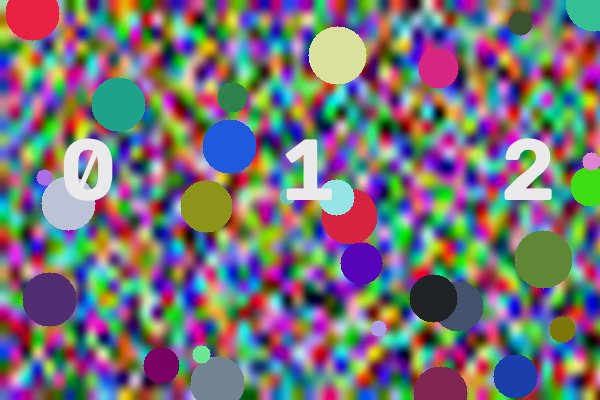
#> input picture lab6/part0.png, 600 x 400 px; its folder holds 3 pictures in this run; the run also reads 1 picture not shown here
$ python task5_panorama_sift.py --images .
#> lines starting #> are read from the running program, lines starting #| are printed output that depends on the picture; after the words box and inside, x2 and y2 are one past the last pixel; in counts of white or black regions, pixels touching at a corner belong together
import argparse
import glob
import os
import cv2
import numpy as np


def stitch_pair(base, new, sift, bf, ratio=0.75):
    k1, d1 = sift.detectAndCompute(cv2.cvtColor(base, cv2.COLOR_BGR2GRAY), None)
    k2, d2 = sift.detectAndCompute(cv2.cvtColor(new, cv2.COLOR_BGR2GRAY), None)
    good = [m[0] for m in bf.knnMatch(d2, d1, k=2) if len(m) == 2 and m[0].distance < ratio * m[1].distance]
    if len(good) < 10:
        raise RuntimeError(f"Not enough matches ({len(good)})")
    src = np.float32([k2[m.queryIdx].pt for m in good]).reshape(-1, 1, 2)
    dst = np.float32([k1[m.trainIdx].pt for m in good]).reshape(-1, 1, 2)
    H, _ = cv2.findHomography(src, dst, cv2.RANSAC, 4.0)

    h1, w1 = base.shape[:2]
    h2, w2 = new.shape[:2]
    c_new = cv2.perspectiveTransform(np.float32([[0, 0], [w2, 0], [w2, h2], [0, h2]]).reshape(-1, 1, 2), H)
    c_base = np.float32([[0, 0], [w1, 0], [w1, h1], [0, h1]]).reshape(-1, 1, 2)
    allc = np.concatenate([c_base, c_new])
    xmin, ymin = np.floor(allc.min(axis=(0, 1))).astype(int)
    xmax, ymax = np.ceil(allc.max(axis=(0, 1))).astype(int)
    T = np.array([[1, 0, -xmin], [0, 1, -ymin], [0, 0, 1]], float)

    warped = cv2.warpPerspective(new, T @ H, (xmax - xmin, ymax - ymin))
    canvas = np.zeros_like(warped)
    canvas[-ymin:-ymin + h1, -xmin:-xmin + w1] = base
    mb, mw = canvas.any(2), warped.any(2)
    out = np.where((mw & ~mb)[..., None], warped, canvas)
    both = mb & mw
    out[both] = ((canvas[both].astype(np.int16) + warped[both].astype(np.int16)) // 2).astype(np.uint8)
    return out, len(good)


def crop_black(img):
    ys, xs = np.where(img.any(2))
    return img[ys.min():ys.max() + 1, xs.min():xs.max() + 1]


def make_demo(folder):
    os.makedirs(folder, exist_ok=True)
    rng = np.random.default_rng(5)
    wide = cv2.resize(rng.integers(0, 255, (30, 120, 3), dtype=np.uint8), (1300, 400), interpolation=cv2.INTER_CUBIC)
    for _ in range(60):
        cv2.circle(wide, (int(rng.integers(0, 1300)), int(rng.integers(0, 400))), int(rng.integers(8, 30)),
                   tuple(int(v) for v in rng.integers(0, 255, 3)), -1)
    for i, x in enumerate(range(0, 1300, 220)):
        cv2.putText(wide, str(i), (x + 60, 200), cv2.FONT_HERSHEY_SIMPLEX, 3, (255, 255, 255), 6)
    paths = []
    for i, x in enumerate((0, 350, 700)):
        crop = wide[:, x:x + 600].astype(np.float32) * (0.92 + 0.05 * i)
        p = os.path.join(folder, f"part{i}.png")
        cv2.imwrite(p, np.clip(crop, 0, 255).astype(np.uint8))
        paths.append(p)
    return paths


def main():
    ap = argparse.ArgumentParser()
    ap.add_argument("--images", nargs="+")
    ap.add_argument("--demo", action="store_true")
    ap.add_argument("--compare", action="store_true", help="also run OpenCV's built-in Stitcher")
    ap.add_argument("--out", default="results")
    ap.add_argument("--show", action="store_true")
    a = ap.parse_args()
    os.makedirs(a.out, exist_ok=True)
    if a.demo or not a.images:
        paths = make_demo(os.path.join(a.out, "demo_parts"))
    elif len(a.images) == 1 and os.path.isdir(a.images[0]):
        paths = sorted(glob.glob(os.path.join(a.images[0], "*.*")))
    else:
        paths = a.images
    imgs = [cv2.imread(p) for p in paths]
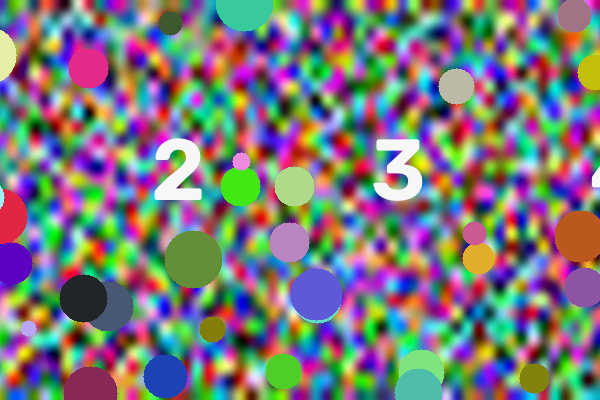
#> input picture lab6/part1.png, 600 x 400 px
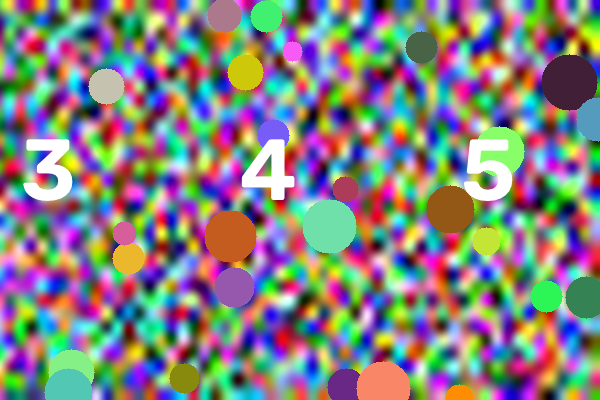
#> input picture lab6/part2.png, 600 x 400 px
#> imgs = 4 items
    imgs = [i for i in imgs if i is not None]
#> imgs = 3 items
    if len(imgs) < 2:
        raise SystemExit("Need at least 2 images")

    sift, bf = cv2.SIFT_create(), cv2.BFMatcher()
    pano = imgs[0]
#> pano is the input picture: shape (400, 600, 3); mean B, G, R 119.3, 115.8, 119.1
    for i, im in enumerate(imgs[1:], 2):
        pano, n = stitch_pair(pano, im, sift, bf)
        print(f"Stitched image {i}/{len(imgs)} using {n} good matches -> {pano.shape[1]}x{pano.shape[0]}")
#> this loop made 2 passes
#> (i, good in stitch_pair, h1 in stitch_pair, w1 in stitch_pair, h2 in stitch_pair, w2 in stitch_pair, c_base in stitch_pair, xmin in stitch_pair) on pass 1: (2, 239 matches, 400, 600, 400, 600, [[0, 0], [600, 0], [600, 400], [0, 400]], 0)
#> (i, good in stitch_pair, h1 in stitch_pair, w1 in stitch_pair, h2 in stitch_pair, w2 in stitch_pair, c_new in stitch_pair, c_base in stitch_pair) on pass 2: (3, 223 matches, 402, 951, 400, 600, [[700, 1.04], [1300.2, 0.996], [1300.3, 401.1], [700, 401]], [[0, 0], [951, 0], [951, 402], [0, 402]])
#| Stitched image 2/3 using 239 good matches -> 951x402
#| Stitched image 3/3 using 223 good matches -> 1301x402
#> pass 1, in stitch_pair, `warped = cv2.warpPerspective(new, T @ H, (xmax - xmin, ymax - ymin))`:
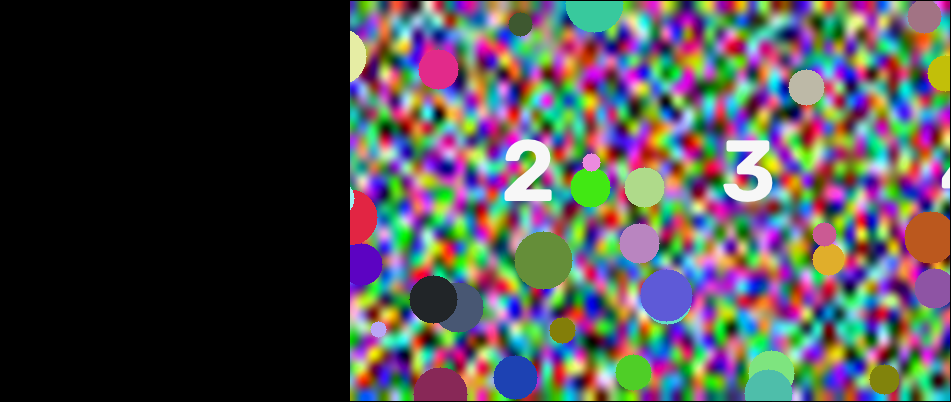
#> warped: shape (402, 951, 3); mean B, G, R 77, 75.9, 77.7
#> pass 1, in stitch_pair, `mb, mw = canvas.any(2), warped.any(2)`:
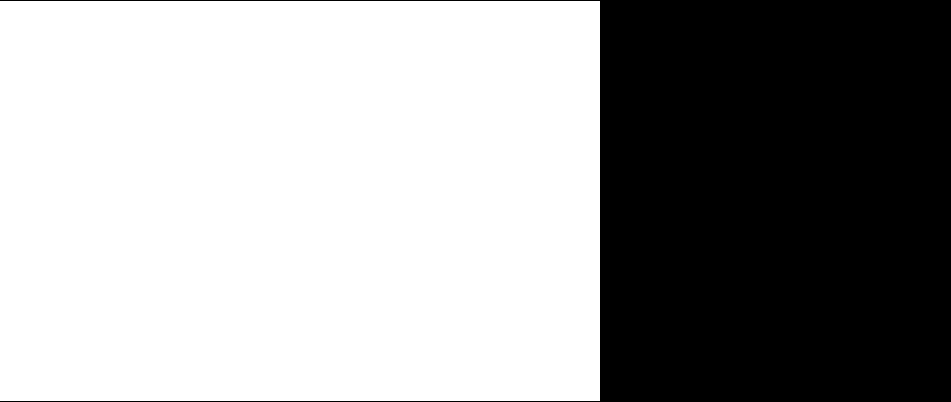
#> mb: shape (402, 951) bool; 62.8% white; 1 black region, box (x1, y1, x2, y2) and area: (0, 0, 951, 402) 142302
#> pass 1, in stitch_pair, `mb, mw = canvas.any(2), warped.any(2)`:
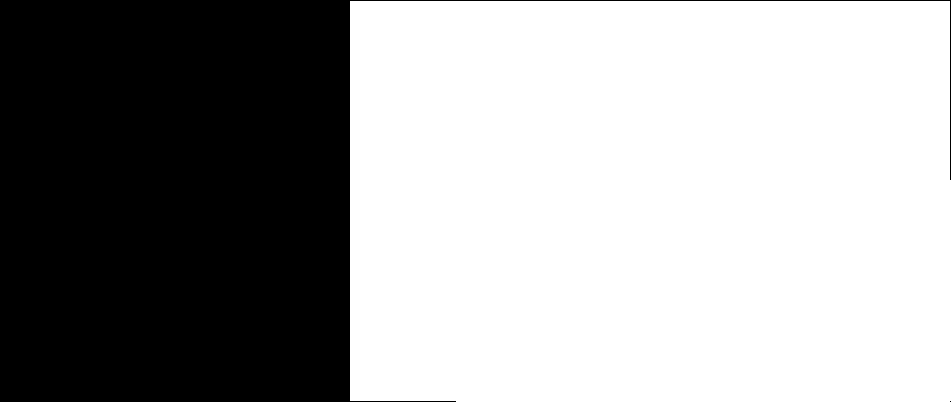
#> mw: shape (402, 951) bool; 63% white; 2 black regions (1 under 20 px), largest, box (x1, y1, x2, y2) and area: (0, 0, 951, 402) 141586
#> pass 1, in stitch_pair, `out = np.where((mw & ~mb)[..., None], warped, canvas)`:
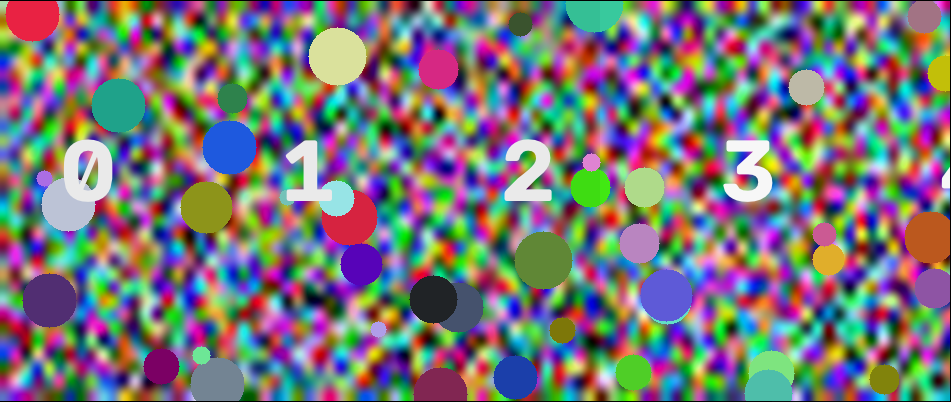
#> out: shape (402, 951, 3); mean B, G, R 120.2, 117.5, 120.5
#> after the loop:
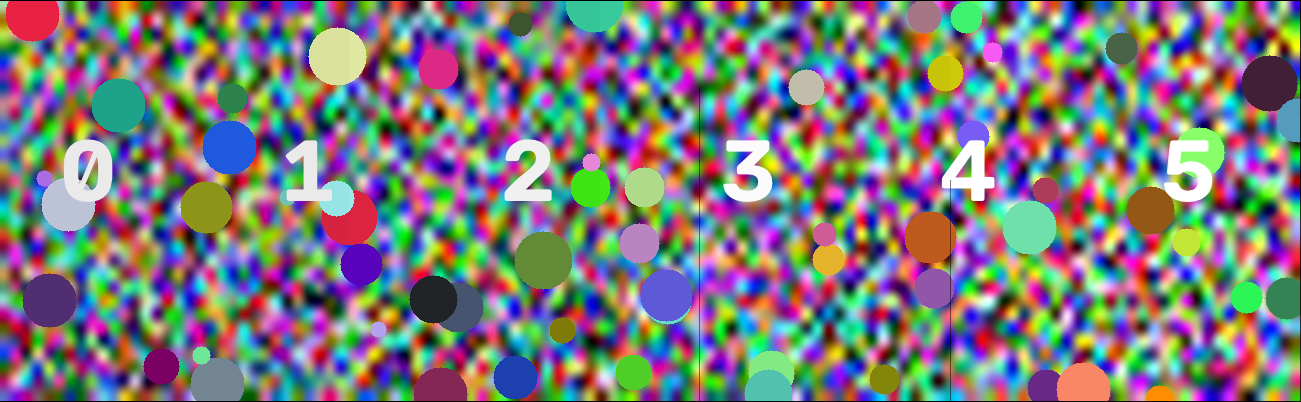
#> pano: shape (402, 1301, 3); mean B, G, R 123.2, 122.1, 124.8
    pano = crop_black(pano)
    cv2.imwrite(os.path.join(a.out, "task5_panorama.png"), pano)

    if a.compare:
        st = cv2.Stitcher_create(cv2.Stitcher_PANORAMA)
        status, ref = st.stitch(imgs)
        if status == cv2.Stitcher_OK:
            cv2.imwrite(os.path.join(a.out, "task5_builtin.png"), ref)
            print("Built-in stitcher result saved")
    if a.show:
        cv2.imshow("Panorama", pano); cv2.waitKey(0); cv2.destroyAllWindows()


if __name__ == "__main__":
    main()
